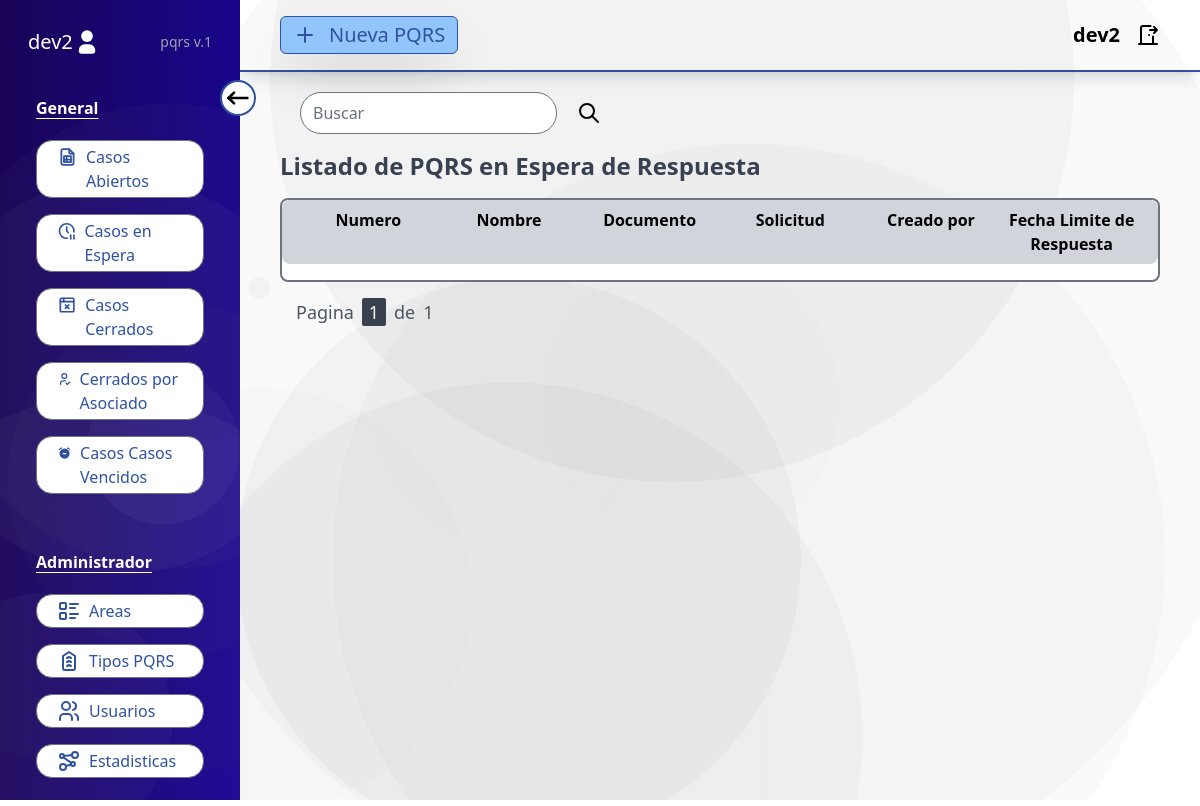
/pqrs-en-espera/ (signed in), run on an earlier commit of the app's database.
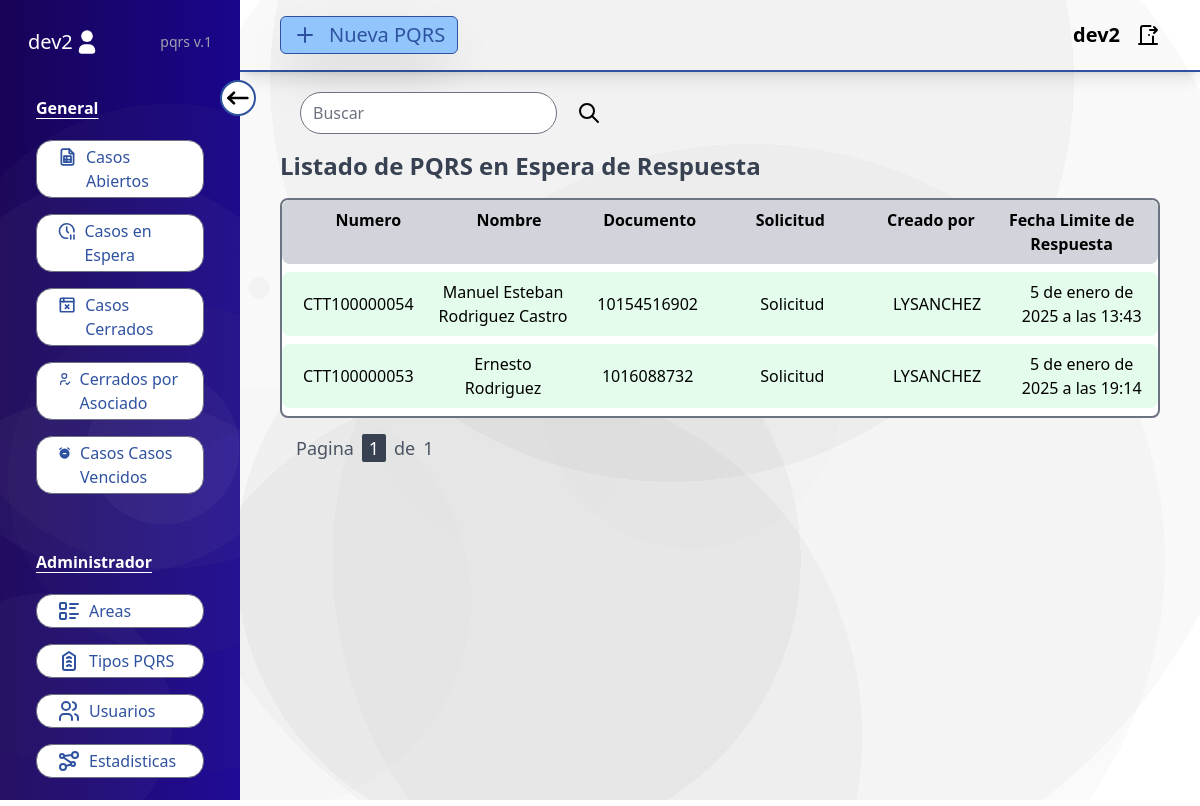
And on a later commit of the database.
### users/models.py (models this page shows, shortened)
class PQRS(models.Model):
    num = models.CharField(max_length=20)
    typePQRS = models.ForeignKey(TypesPQRS, on_delete=models.CASCADE)
    areas = models.CharField(max_length=1000, null=True, blank=True)
    name = models.CharField(max_length=200)
    asociado = models.IntegerField()
    email = models.EmailField()
    phone = models.IntegerField()
    description = models.CharField(max_length=1000)
    created = models.DateTimeField(auto_now_add=True)
    timeResponse = models.DateTimeField(null=True, blank=True)
    userCreated = models.CharField(max_length=100)
    status = models.CharField(max_length=100, default="Open")
    close_by = models.CharField(max_length=100, null=True, blank=True)
    closed = models.DateTimeField(null=True, blank=True)
    dateResponse = models.DateTimeField(null=True, blank=True)
    tokenControl = models.CharField(max_length=100, null=True, blank=True)
    objects = PQRSManager()
    def save(self, *args, **kwargs):
        if self.typePQRS and not self.timeResponse:
            dateEnd = datetime.now() + timedelta(hours=self.typePQRS.timeExecute)
            self.timeResponse = timezone.make_aware(dateEnd, timezone.get_current_timezone())
            name_pqrs = self.typePQRS.area_redirect
            setName = str(name_pqrs)
            self.areas = setName
        if not self.num:
            super().save(*args, **kwargs)
            self.num = f"CTT10{str(self.id).rjust(7, '0')}"
            kwargs['force_insert'] = False
        super(PQRS, self).save(*args, **kwargs)
    def check_time_response(self):
        if self.timeResponse and self.timeResponse < timezone.now() and self.status == "Open":
            self.status = "Expired"
            self.closed = timezone.now()
            self.save()
        if self.dateResponse and self.dateResponse < timezone.now() and self.status == "Wait":
            self.status = "Close"
            self.closed = timezone.now()
            self.save()
    class Meta:
        ordering = ['-created']

### adminUser/models.py (models this page shows, shortened)
class TypesPQRS(models.Model):
    name = models.CharField(max_length=100)
    timeExecute = models.IntegerField()
    area_redirect = models.ForeignKey(Areas, on_delete=models.SET_NULL, null=True, blank=True)
    def __str__(self):
        return self.name

### users/views.py (the view, shortened to what this page needs)
# urls.py: path('pqrs-en-espera/', waitResponsePQRS, name="waitingpqrs"),
@login_required
def waitResponsePQRS(request):
    formSearch = SearchForm()
    userType = request.user
    if userType.is_staff:
        waitPQRS = PQRS.objects.filter(status="Wait")
    else:
        waitPQRS = PQRS.objects.filter(areas__icontains=userType.area, status="Wait")
    paginator = Paginator(waitPQRS, 5)
    page_number = request.GET.get('page', 1)
    try:
        pqrs_wait = paginator.page(page_number)
    except EmptyPage:
        return HttpResponseRedirect(f"{request.path}?page=1")
    return render(request, 'wait_pqrs.html', {'pqrs': pqrs_wait, 'formSearch': formSearch})

### users/forms.py
class SearchForm(forms.Form):
    search = forms.CharField(label="", widget=forms.TextInput(attrs={
        'class': 'bg-gray-200 border-[10px] rounded-full',
        'placeholder': 'Buscar',
    }))

### users/models.py (called while the page is built)
    def get_queryset(self):
        queryset = super().get_queryset()
        for pqrs in queryset:
            pqrs.check_time_response()
        return queryset

### users/templates/wait_pqrs.html
{% extends "baseUsers.html" %} {% block datas %}
{% include "search.html" %}
<h2 class="my-4 text-2xl font-semibold text-gray-700">Listado de PQRS en Espera de Respuesta</h2>
<div class="w-full max-h-[85%] border-2 bg-white border-gray-500 rounded-lg overflow-y-auto">
  <ul class="flex flex-row text-base font-semibold bg-gray-300 px-4 py-2 rounded-lg text-center">
    <li class="w-1/6">Numero</li>
    <li class="w-1/6">Nombre</li>
    <li class="w-1/6">Documento</li>
    <li class="w-1/6">Solicitud</li>
    <li class="w-1/6">Creado por</li>
    <li class="w-1/6">Fecha Limite de Respuesta</li>
  </ul>
  <div class="flex flex-col gap-2 py-2">
    {% for pqr in pqrs %}
    <a href="{% url 'findpqrs' pqr.num %}" class="">
      <ul class="flex flex-row gap-2 py-2 bg-green-100/80 rounded-lg hover:bg-green-200 transition-colors duration-200 px-2">
        <li class="w-1/6 flex text-center justify-center items-center">{{pqr.num}}</li>
        <li class="w-1/6 flex text-center justify-center items-center">{{pqr.name}}</li>
        <li class="w-1/6 flex text-center justify-center items-center">{{pqr.asociado}}</li>
        <li class="w-1/6 flex text-center justify-center items-center">{{pqr.typePQRS}}</li>
        <li class="w-1/6 flex text-center justify-center items-center">{{pqr.userCreated}}</li>
        <li class="w-1/6 flex text-center justify-center items-center">{{pqr.dateResponse}}</li>
      </ul>
    </a>
    {% endfor %}
  </div>
</div>
{% include "pagination.html" with page=pqrs %} {% endblock datas %}

What changed in the data, as far as the page shows it:
added PQRS: num "CTT100000054", name "Manuel Esteban Rodriguez Castro", asociado "10154516902", typePQRS "Solicitud", userCreated "LYSANCHEZ", dateResponse "5 de enero de 2025 a las 13:43"
added PQRS: num "CTT100000053", name "Ernesto Rodriguez", asociado "1016088732", typePQRS "Solicitud", userCreated "LYSANCHEZ", dateResponse "5 de enero de 2025 a las 19:14"
